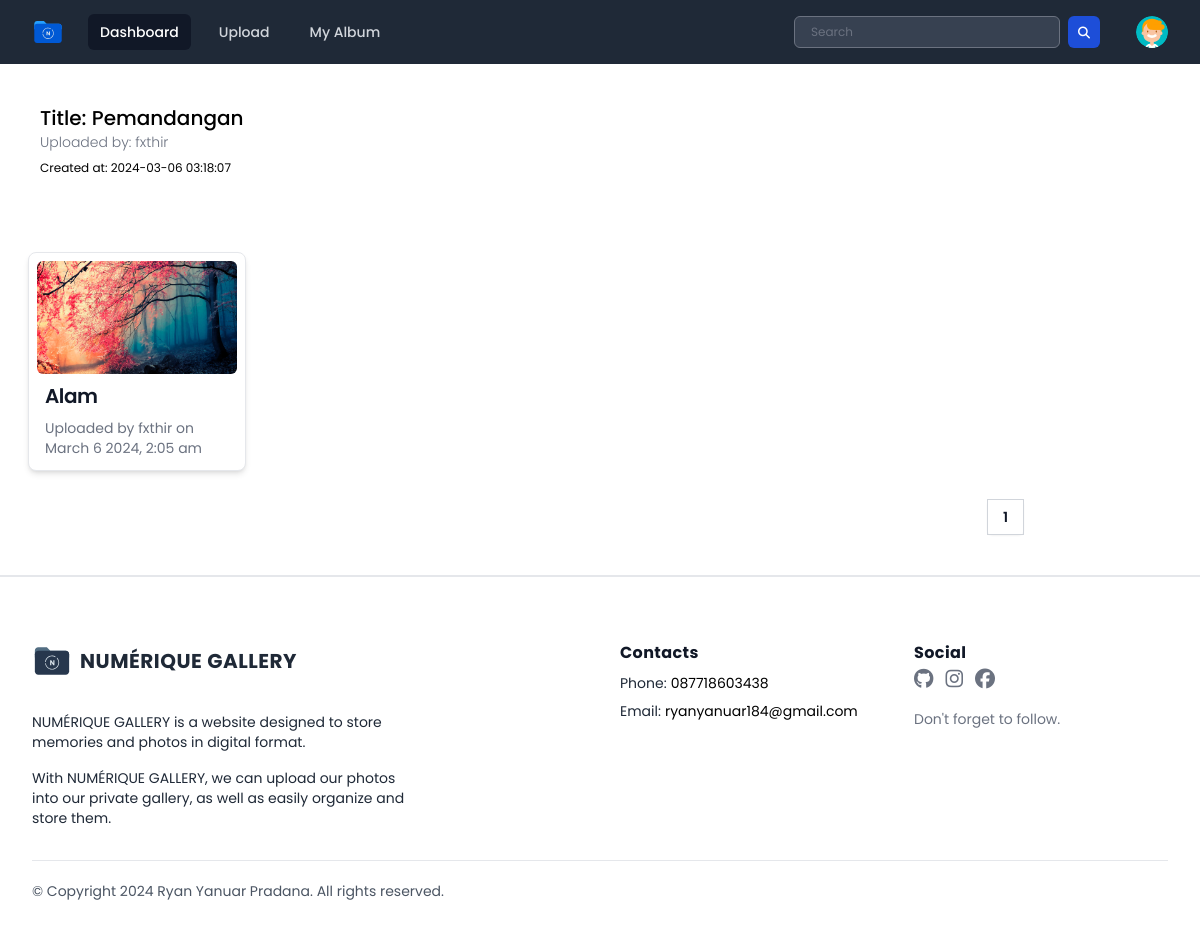
The app's page /public/page/guest/photoAlbum-guest.php?albumID=2 with its own data.
### tables this page shows
CREATE TABLE `albums` (
  `albumID` int(11) NOT NULL,
  `userID` int(11) NOT NULL,
  `title` varchar(100) DEFAULT NULL,
  `description` text DEFAULT NULL,
  `createdAt` timestamp NOT NULL DEFAULT current_timestamp() ON UPDATE current_timestamp(),
  `thumbnail_album` varchar(255) NOT NULL DEFAULT 'album_default.svg',
  `acces_level` varchar(255) NOT NULL
);

CREATE TABLE `users` (
  `userID` int(11) NOT NULL,
  `name` varchar(255) DEFAULT NULL,
  `username` varchar(50) NOT NULL,
  `password` varchar(255) NOT NULL,
  `email` varchar(100) NOT NULL,
  `access_level` varchar(50) DEFAULT 'user',
  `last_login` datetime DEFAULT NULL,
  `createdAt` timestamp NOT NULL DEFAULT current_timestamp(),
  `profile_photo` varchar(255) DEFAULT 'default_profile.svg'
);

CREATE TABLE `photos` (
  `photoID` int(11) NOT NULL,
  `userID` int(11) NOT NULL,
  `albumID` int(11) DEFAULT 0,
  `title` varchar(100) DEFAULT NULL,
  `description` text DEFAULT NULL,
  `image_path` varchar(255) DEFAULT NULL,
  `createdAt` timestamp NOT NULL DEFAULT current_timestamp() ON UPDATE current_timestamp(),
  `category` varchar(255) NOT NULL,
  `acces_level` varchar(255) NOT NULL
);

### public/page/guest/photoAlbum-guest.php (the view, shortened to what this page needs)
<?php
include "../../../database/koneksi.php";
$albumID = $_GET['albumID'];
$queryTotalRows = "SELECT COUNT(*) as total FROM photos WHERE albumID = '$albumID'";
$resultTotalRows = mysqli_query($conn, $queryTotalRows);
$totalRows = mysqli_fetch_assoc($resultTotalRows)['total'];
$rowsPerPage = 12;
$totalPages = ceil($totalRows / $rowsPerPage);
$current_page = isset($_GET['page']) ? $_GET['page'] : 1;
$offset = ($current_page - 1) * $rowsPerPage;
$queryPhotos = "SELECT photos.photoID, photos.title, photos.description, photos.image_path, photos.createdAt, users.username AS uploader
    FROM photos
    INNER JOIN users ON photos.userID = users.userID
    WHERE photos.albumID = $albumID
    ORDER BY photos.createdAt DESC
    LIMIT $offset, $rowsPerPage";
$resultPhotos = mysqli_query($conn, $queryPhotos);
$queryAlbums = "SELECT albums.albumID, albums.title, albums.description, albums.thumbnail_album, albums.createdAt, users.username AS username, users.userID AS userID
    FROM albums
    INNER JOIN users ON albums.userID = users.userID
    WHERE albums.albumID = $albumID
    ORDER BY albums.createdAt DESC";
$resultAlbums = mysqli_query($conn, $queryAlbums);
?>
<!DOCTYPE html>
<html lang="en">
<head>
    <link rel="stylesheet" href="../../css/output.css">
    <link rel="stylesheet" href="../../css/style.css">
    <link rel="stylesheet" href="../../css/all.min.css">
    <link rel="stylesheet" href="../../css/fontawesome.min.css">
</head>
<body class="h-screen overflow-x-hidden font-poppins">
    <div x-data="{ open: false, profileMenuOpen: false }">
        <nav class="bg-gray-800">
            <div class="mx-auto max-w-7xl px-2 sm:px-6 lg:px-8">
                <div class="relative flex h-16 items-center justify-between">
                    <div class="flex flex-1 items-center justify-center sm:items-stretch sm:justify-start">
                        <div class="flex flex-shrink-0 items-center">
                            <img class="h-8 w-auto" src="../../assets/logo/logo-secondary.svg" alt="Numérique Gallery">
                        </div>
                        <div class="hidden sm:ml-6 sm:block">
                            <div class="flex space-x-4">
                                <a href="../index.php" class="bg-gray-900 text-white rounded-md px-3 py-2 text-sm font-medium" aria-current="page">Dashboard</a>
                                <a href="../user/register.php" class="text-gray-300 hover:bg-gray-700 hover:text-white rounded-md px-3 py-2 text-sm font-medium">Upload</a>
                                <a href="../user/register.php" class="text-gray-300 hover:bg-gray-700 hover:text-white rounded-md px-3 py-2 text-sm font-medium">My Album</a>
                            </div>
                        </div>
                    </div>
                    <div class="flex items-center">
                        <form action="../guest/result-search_guest.php" class="flex flex-row gap-2" method="GET">
                            <div class="hidden sm:block">
                                <input type="text" name="search" placeholder="Search" class="bg-gray-700 text-white px-4 py-3 h-8 rounded-md text-xs focus:outline-none focus:shadow-outline">
                            </div>
                            <button type="submit" class="text-white hidden sm:block bg-blue-700 hover:bg-blue-800 focus:ring-4 focus:ring-blue-300 font-medium rounded-md text-sm  h-8 w-8 dark:bg-blue-600 dark:hover:bg-blue-700 focus:outline-none dark:focus:ring-blue-800"><i class="fa-solid fa-magnifying-glass text-xs mx-auto"></i></button>
                        </form>
                    </div>
                    <div class="absolute inset-y-0 right-0 flex items-center pr-2 sm:static sm:inset-auto sm:ml-6 sm:pr-0">
                        <div class="relative ml-3">
                            <div>
                                <button @click="profileMenuOpen = !profileMenuOpen" type="button" class="relative flex rounded-full bg-gray-800 text-sm focus:outline-none focus:ring-2 focus:ring-white focus:ring-offset-2 focus:ring-offset-gray-800" id="user-menu-button" aria-expanded="false" aria-haspopup="true">
                                    <span class="absolute -inset-1.5"></span>
                                    <img class="h-8 w-8 rounded-full" src="../../../database/uploads/default_profile.svg" alt="">
                                </button>
                            </div>
                        </div>
                    </div>
                </div>
            </div>
        </nav>
    </div>
    <div class="container">
        <?php
        if ($resultAlbums && mysqli_num_rows($resultAlbums) > 0) {
            while ($row = mysqli_fetch_array($resultAlbums)) {
                $title = $row['title'];
                $username = $row['username'];
                $createdAt = $row['createdAt'];
            }
        }
        ?>
        <div class="flex justify-between items-center m-10">
            <div>
                <p class="font-medium text-xl">
                    <span>Title: </span> <?= $title ?>
                </p>
                <p class="font-light text-gray-500 text-sm">
                    <span>Uploaded by: </span> <?= $username ?>
                </p>
                <p class="text-xs pt-2">
                    <span>Created at: </span><?= $createdAt ?>
                </p>
            </div>
        </div>
        <div class="relative">
            <div class="px-5">
                <p class="pt-2">
                </p>
            </div>
        </div>
        <div class="grid gap-8 grid-cols-1 sm:grid-cols-2 md:grid-cols-3 lg:grid-cols-4 p-4 md:p-2 xl:p-5 m-5">
            <?php
            if ($resultPhotos && mysqli_num_rows($resultPhotos) > 0) {
                while ($row = mysqli_fetch_assoc($resultPhotos)) {
            ?>
                    <div class="relative bg-white border rounded-lg shadow-md dark:bg-gray-800 dark:border-gray-700 transform transition duration-500 hover:scale-105">
                        <div class="p-2 flex justify-center">
                            <a href="./post-guest.php?photoID=<?= $row['photoID'] ?>" style="display: block; width: 100%; height: 0; padding-bottom: 56.25%; position: relative;">
                                <img class="rounded-md object-cover w-full h-full absolute inset-0" src="../../../database/uploads/<?php echo $row['image_path']; ?>" loading="lazy" alt="<?php echo $row['title']; ?>">
                            </a>
                        </div>
                        <div class="px-4 pb-3">
                            <div>
                                <a href="./post-guest.php?photoID=<?= $row['photoID'] ?>">
                                    <h5 class="text-xl font-semibold tracking-tight hover:text-blue-800 dark:hover:text-blue-300 text-gray-900 dark:text-white ">
                                        <?php echo $row['title']; ?>
                                    </h5>
                                </a>
                                <p class="mt-2 text-gray-500 text-sm">
                                    Uploaded by
                                    <span class="hover:text-white" style="cursor: default;">
                                        <?php echo $row['uploader']; ?>
                                    </span>
                                    on <br>
                                    <span>
                                        <?php echo date('F j Y, g:i a', strtotime($row['createdAt'])); ?>
                                    </span>
                                </p>
                            </div>
                        </div>
                    </div>
            <?php
                }
            } else {
                echo "<p>No photos found in this album.</p>";
            }
            ?>
        </div>
        <div class="hidden sm:flex sm:flex-1 sm:items-center sm:justify-between">
            <div>
                <nav class="isolate inline-flex -space-x-px rounded-md shadow-sm" aria-label="Pagination">
                    <?php for ($i = 1; $i <= $totalPages; $i++) : ?>
                        <a href="?albumID=<?= $albumID ?>&page=<?= $i ?>" class="relative inline-flex items-center px-4 py-2 text-sm font-semibold text-gray-900 ring-1 ring-inset ring-gray-300 hover:bg-gray-50 focus:z-20 focus:outline-offset-0">
                            <?= $i ?>
                        </a>
                    <?php endfor; ?>
                </nav>
            </div>
        </div>
    </div>
    <div class="px-4 pt-16 mx-auto sm:max-w-xl md:max-w-full lg:max-w-screen-xl md:px-24 lg:px-8 border-t-2 mt-10">
        <div class="grid gap-10 row-gap-6 mb-8 sm:grid-cols-2 lg:grid-cols-4">
            <div class="sm:col-span-2">
                <a href="../index.php" aria-label="Go home" title="Company" class="inline-flex items-center">
                    <img src="../../assets/logo/logo-main.svg" class="h-10 w-auto" alt="Numérique Gallery">
                    <span class="ml-2 text-xl font-bold tracking-wide text-gray-800 uppercase">Numérique Gallery</span>
                </a>
                <div class="mt-6 lg:max-w-sm">
                    <p class="text-sm text-gray-800">
                        NUMÉRIQUE GALLERY is a website designed to store memories and photos in digital format.
                    </p>
                    <p class="mt-4 text-sm text-gray-800">
                        With NUMÉRIQUE GALLERY, we can upload our photos into our private gallery, as well as easily organize and store them.
                    </p>
                </div>
            </div>
            <div class="space-y-2 text-sm">
                <p class="text-base font-bold tracking-wide text-gray-900">Contacts</p>
                <div class="flex">
                    <p class="mr-1 text-gray-800">Phone:</p>
                    <span class="transition-colors duration-300 text-deep-purple-accent-400 hover:text-deep-purple-800">087718603438</span>
                </div>
                <div class="flex">
                    <p class="mr-1 text-gray-800">Email:</p>
                    <span class="transition-colors duration-300 text-deep-purple-accent-400 hover:text-deep-purple-800">ryanyanuar184@gmail.com</span>
                </div>
            </div>
            <div>
                <span class="text-base font-bold tracking-wide text-gray-900">Social</span>
                <div class="flex items-center mt-1 space-x-3">
                    <a href="https://github.com/Rynr615" target="_blank" class="text-gray-500 transition-colors duration-300 hover:text-gray-500">
                        <i class="fa-brands fa-github text-xl"></i>
                    </a>
                    <a href="https://www.instagram.com/ryn_ynr/" target="_blank" class="text-gray-500 transition-colors duration-300 hover:hover:text-gray-500">
                        <i class="fa-brands fa-instagram text-xl"></i>
                    </a>
                    <a href="https://www.facebook.com/profile.php?id=100055706964435" target="_blank" class="text-gray-500 transition-colors duration-300 hover:hover:text-gray-500">
                        <i class="fa-brands fa-facebook text-xl"></i>
                    </a>
                </div>
                <p class="mt-4 text-sm text-gray-500">
                    Don't forget to follow.
                </p>
            </div>
        </div>
        <div class="flex flex-col-reverse justify-between pt-5 pb-10 border-t lg:flex-row">
            <p class="text-sm text-gray-600">
                © Copyright 2024 Ryan Yanuar Pradana. All rights reserved.
            </p>
        </div>
    </div>
</body>
</html>

### public/css/style.css (style rules this page uses)
* { font-family : 'Poppins', sans-serif; }

### records on screen
albums: title "Pemandangan", userID.username "fxthir", createdAt "2024-03-06 03:18:07"
photos: image_path (picture), title "Alam", userID.username "fxthir", createdAt "March 6 2024, 2:05 am"
